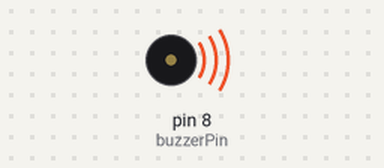
Simulated run of this sketch. Board: Arduino Uno, built with avr-gcc and run on an emulated ATmega328P. On the bench: buzzer (waves = sounding).

Above: at 0.1 s.
Timing chart, 0 to 40.0 s (numbered marks = the images above):
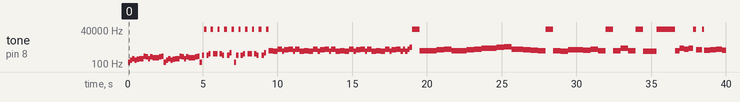

Measured:
- by itself, tone on pin 8 (buzzerPin): plays 131 Hz for 0.15 s, 196 Hz for 0.15 s, 262 Hz for 0.15 s, 196 Hz for 0.15 s, 233 Hz for 0.15 s, 262 Hz for 0.30 s … (137 notes in this stretch)

The sketch:

Bios.ino
```cpp
#include <avr/pgmspace.h>
#define PAUSE -20000
#define NTC3 131
#define NTG3 196
#define NTC4 262
#define NTD4 294
#define NTF4 349
#define NTG4 392
#define NTD5 587
#define NTF5 698
#define NTA5 880
#define NTC6 1047
#define NTD6 1175
#define NTE6 1319
#define NTF6 1397
#define NTG6 1568
#define NTA6 1760
#define NTB6 1976
#define NTC7 2093
#define NTD7 2349
#define NTE7 2637

#define NTAH3 233
#define NTDH4 311
#define NTAH4 466
#define NTDH5 622
#define NTAH5 932
#define NTDH6 1245
#define NTAH6 1865
#define NTDH7 2489

int buzzerPin=8;
int length;
int tune[] = {/**/
  NTC3,NTG3,NTC4,NTG3,NTAH3,NTC4,NTC4,NTG4,NTF4,NTC4,NTF4,NTDH4,NTD4,NTDH4,NTF4,NTG4,
  NTC3,NTG3,NTC4,NTG3,NTAH3,NTC4,NTC4,NTG4,NTF4,NTC4,NTF4,NTDH4,NTD4,NTDH4,NTF4,NTG4,
  NTC3,NTAH4,PAUSE,NTAH4,NTDH5,PAUSE,NTDH5,NTD5,PAUSE,NTD5,NTAH4,PAUSE,NTAH4,NTF5,PAUSE,
  NTC3,NTAH4,PAUSE,NTAH4,NTDH5,PAUSE,NTDH5,NTD5,PAUSE,NTD5,NTAH4,PAUSE,NTAH4,NTF5,PAUSE,
  NTC6,NTAH5,NTF6,NTAH5,NTDH6,NTF6,NTAH5,NTF6,NTAH5,
  NTC6,NTAH5,NTF6,NTAH5,NTDH6,NTF6,NTAH5,NTF6,NTAH5,
  NTC6,NTAH5,NTF6,NTAH5,NTDH6,NTF6,NTAH5,NTF6,NTAH5,
  NTC6,NTAH5,NTF6,NTAH5,NTDH6,NTF6,NTAH5,NTF6,NTAH5,NTF6,NTAH6,PAUSE,

	NTC6,NTDH6,NTF6,NTC6,NTDH6,NTF6,NTG6,NTAH6,NTC7,NTF6, //ei~
	NTDH6,NTD6,NTC6,PAUSE,NTC6,NTAH5,NTDH6,NTD6,NTF6,NTC6,PAUSE,NTC6,NTG6,NTC6,PAUSE,NTAH5,PAUSE, //~ei
  NTC6,NTG6,NTF6,NTG6,PAUSE,NTDH6,PAUSE,NTD6,NTDH6,NTF6,NTD6,PAUSE, //die Ruinenstadt ist immer noch schön
  NTC6,NTG6,NTF6,NTG6,PAUSE,NTDH6,PAUSE,NTD6,NTDH6,NTF6,NTD6,NTC6,PAUSE, //ich warte lange Zeit auf deine Rückkehr
  NTAH5,NTDH6,NTD6,PAUSE, //in der Hand
  NTD6,NTDH6,NTF6,PAUSE,NTC6,PAUSE,NTC6,PAUSE,//ein Vergissmeinnicht

  NTC6,NTC7,NTB6,NTC7,NTG6,NTC6,NTA6,NTG6,PAUSE, //Regentropfen sind meine Tränen
  NTC6,NTC7,NTB6,NTC7,NTG6,NTE6,NTA6,PAUSE,NTA6,NTB6,NTG6,PAUSE, //Wind ist mein Atem und mein Erzählung
  NTG6,PAUSE,NTG6,NTF6,PAUSE,NTF6,NTE6,PAUSE,NTE6,PAUSE,NTC6,NTA5,NTD6,NTC6,PAUSE, //Zweige und Blätter sind meine Hände
  NTC6,NTG6,PAUSE,NTG6,NTF6,PAUSE,NTF6,NTE6,PAUSE,NTE6,PAUSE,NTD6,NTC6,NTD6,PAUSE, //denn mein Körper ist in Wurzeln gehüllt
  NTC6,NTC7,NTB6,NTC7,NTG6,NTE6,NTA6,PAUSE,NTA6,NTG6,PAUSE, //wenn die Jahreszeit des Tauens kommt
  NTC6,NTC7,NTB6,NTC7,NTD7,NTG6,NTD7,PAUSE,NTD7,NTE7,PAUSE, //werde ich wach und singe ein Lied
  NTG6,PAUSE,NTF6,NTE6,NTF6,NTG6,PAUSE, //das Vergissmeinnicht
  NTC6,NTG6,NTA6,PAUSE,NTB6,NTC7,NTB6,NTG6,PAUSE,NTE6,NTD6,PAUSE, //das du mir gegeben hast, ist hier

  NTAH5,NTC6,NTDH6,NTF6,NTAH5,PAUSE,NTAH5,NTC6,NTDH6,NTF6,NTAH5,PAUSE, //erinnerst du dich noch*2
  NTG6,NTF6,PAUSE,NTF6,NTDH6,NTD6,PAUSE,NTD6,NTDH6,NTD6,NTAH5,PAUSE,//an dein Wort,das du mir gegeben hast
  NTAH5,NTC6,NTDH6,NTF6,NTAH5,PAUSE,NTAH5,NTC6,NTDH6,NTF6,NTAH5,PAUSE, //erinnerst du dich noch*2
  NTG6,NTF6,PAUSE,NTF6,NTDH6,NTD6,PAUSE,NTD6,NTDH6,PAUSE, //erinnerst du dich noch an den Tag,an dem du mir

  NTAH6,NTC7,NTAH6,NTG6,NTAH6,PAUSE,NTDH6,PAUSE,NTDH6,NTF6,NTG6,NTC7,NTAH6,PAUSE, //wenn die Jahreszeit des Vergissmeinnichts kommt
  NTG6,NTAH6,PAUSE,NTAH6,NTG6,NTAH6,PAUSE,NTDH6,NTD6,NTDH6,NTF6,NTG6,NTAH6,PAUSE, //singe ich ein Lied
  NTAH6,NTC7,NTAH6,NTG6,NTAH6,PAUSE,NTDH6,PAUSE,NTDH6,NTF6,NTG6,NTC7,NTD7,PAUSE, //wenn die Jahreszeit des Vergissmeinnichts kommt
  NTG6,NTAH6,NTDH7,NTD7,NTAH6,PAUSE, //rufe ich dich

};

const float duration[] PROGMEM = {/**/
  0.3  ,0.3  ,0.3  ,0.3  ,0.3  ,0.3  ,0.3  ,0.3  ,0.3  ,0.3  ,0.3  ,0.3  ,0.3  ,0.3  ,0.3  ,0.3  ,
  0.3  ,0.3  ,0.3  ,0.3  ,0.3  ,0.3  ,0.3  ,0.3  ,0.3  ,0.3  ,0.3  ,0.3  ,0.3  ,0.3  ,0.3  ,0.3  ,
  0.3  ,0.3  ,0.3  ,0.3  ,0.3  ,0.3  ,0.3  ,0.3  ,0.3  ,0.3  ,0.3  ,0.4  ,0.3  ,0.3  ,0.3  ,
  0.3  ,0.3  ,0.3  ,0.3  ,0.3  ,0.3  ,0.3  ,0.3  ,0.3  ,0.3  ,0.3  ,0.4  ,0.3  ,0.3  ,0.3  ,
  0.6  ,0.6  ,0.6  ,0.3  ,0.6  ,0.6  ,0.3  ,0.6  ,0.6  ,
  0.6  ,0.6  ,0.6  ,0.3  ,0.6  ,0.6  ,0.3  ,0.6  ,0.6  ,
  0.6  ,0.6  ,0.6  ,0.3  ,0.6  ,0.6  ,0.3  ,0.6  ,0.6  ,
  0.6  ,0.6  ,0.6  ,0.3  ,0.6  ,0.6  ,0.3  ,0.3  ,0.3  ,0.3  ,0.3  ,1    ,

	2.3  ,1    ,1    ,2    ,1    ,1    ,2    ,1    ,1    ,1.6  , //ei~
  1    ,1    ,1    ,1    ,1    ,1    ,2    ,1    ,1    ,1    ,1    ,1    ,1    ,1    ,1    ,1.8  ,2.5  , //~ei
	0.6  ,0.6  ,0.6  ,0.6  ,0.4  ,0.8  ,0.3  ,0.8  ,0.8  ,0.8  ,0.8  ,2    , //die Ruinenstadt ist immer noch schön
  0.5  ,0.5  ,0.5  ,0.5  ,0.3  ,0.8  ,0.3  ,0.8  ,0.8  ,0.7  ,0.7  ,0.7  ,2    , //ich warte lange Zeit auf deine Rückkehr
  0.6  ,0.6  ,1.2  ,1.6  , //in der Hand
  0.6  ,0.6  ,0.6  ,0.1  ,0.7  ,0.05 ,1.5  ,3    ,//ein Vergissmeinnicht

  0.6  ,0.5  ,1    ,1    ,0.8  ,0.7  ,0.6  ,2    ,0.8   ,//Regentropfen sind meine Tränen
  0.7  ,0.6  ,1    ,1    ,0.7  ,0.7  ,0.7  ,0.05 ,0.6  ,0.6  ,1.5  ,0.8  , //Wind ist mein Atem und mein Erzählung
  0.6  ,0.05 ,0.6  ,0.6  ,0.05 ,0.6  ,0.6  ,0.05 ,1.2  ,0.1  ,0.7  ,0.7  ,0.8  ,0.8  ,1    ,//Zweige und Blätter sind meine Hände
  0.8  ,0.6  ,0.05 ,0.6  ,0.6  ,0.05 ,0.6  ,0.6  ,0.05 ,1.2  ,0.1  ,0.7  ,0.6  ,2    ,0.8  ,//denn mein Körper ist in Wurzeln gehüllt
  0.7  ,0.6  ,1    ,1    ,0.8  ,0.7  ,0.6  ,0.05 ,0.6  ,2    ,0.8  , //wenn die Jahreszeit des Tauens kommt
  0.7  ,0.6  ,1    ,1    ,0.8  ,0.7  ,0.6  ,0.05 ,1.5  ,2    ,0.8  , //werde ich wach und singe ein Lied
  2.5  ,0.1  ,0.7  ,0.7  ,0.7  ,1    ,1    ,//das Vergissmeinnicht
  0.6  ,0.7  ,0.5  ,0.4  ,0.6  ,0.6  ,0.5  ,1.7  ,0.1  ,0.7  ,2.5  ,1    ,//das du mir gegeben hast, ist hier

  1    ,1    ,1    ,0.6  ,0.5  ,0.05 ,1    ,1    ,0.6  ,0.5  ,0.5  ,0.5  ,//erinnerst du dich noch*2
  1    ,0.8  ,0.1  ,0.8  ,0.6  ,0.6  ,0.1  ,0.7  ,1    ,1    ,0.7  ,0.5  ,//an dein Wort,das du mir gegeben hast
  1    ,1    ,1    ,0.6  ,0.5  ,0.05 ,1    ,1    ,0.6  ,0.5  ,0.5  ,0.5  ,//erinnerst du dich noch*2
  1    ,0.8  ,0.1  ,0.8  ,0.7  ,0.6  ,0.05 ,0.6  ,0.6  ,2    ,//erinnerst du dich noch an den Tag,an dem du mir

  0.6  ,0.6  ,1.5  ,0.6  ,1.1  ,0.7  ,0.5  ,0.05 ,0.6  ,0.6  ,0.6  ,0.6  ,0.6  ,0.5  ,//wenn die Jahreszeit des Vergissmeinnichts kommt
  0.6  ,0.5  ,0.05 ,1.5  ,0.6  ,1.2  ,0.2  ,0.6  ,0.6  ,0.6  ,0.6  ,0.6  ,0.6  ,0.7  ,//singe ich ein Lied
  0.6  ,0.6  ,1.5  ,0.6  ,1.1  ,0.7  ,0.5  ,0.05 ,0.6  ,0.6  ,0.6  ,0.6  ,0.6  ,0.5  ,//wenn die Jahreszeit des Vergissmeinnichts kommt
  0.6  ,0.6  ,2    ,2    ,2    ,1    ,//rufe ich dich

};

void setup() {
  pinMode(buzzerPin,OUTPUT);
  length=sizeof(tune)/sizeof(tune[0]);
}

void loop() {
  for(int i = 0; i < length; i++) {
    tone(buzzerPin,tune[i]);
    delay(pgm_read_float(&duration[i]) * 500);
  }
}
```
